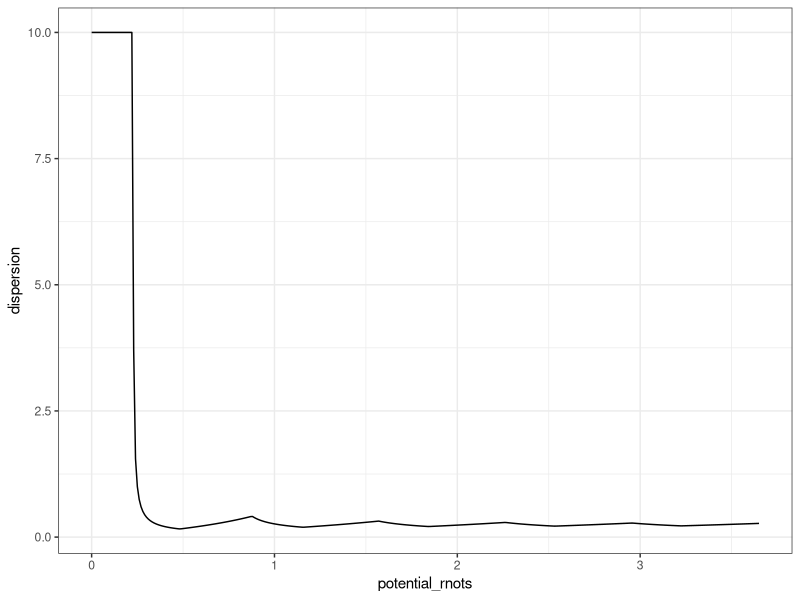

The R source for this figure:
##########################################################################################################
# Code to estimate the overdispersion parameter of negative binomial from given R0
#   and the proportion of P infections that cause Q secondary infection 
# e.g. 20% of the most infectious malaria infections are responsible for 80% of the secondary infections
# Based on this paper: https://onlinelibrary.wiley.com/doi/10.1111/tbed.14655#pane-pcw-figures
##########################################################################################################

library(tidyverse)

fit_dispersion <- function(dispersion=0.16, rnot = 1.1){
  P <- 0.2 # For malaria from https://www.ncbi.nlm.nih.gov/pmc/articles/PMC3128496/
  Q <- 0.8 # and https://www.nature.com/articles/438293a
  xs <- 0:100 # X = 100
  cum_sum_vals <- cumsum(xs * dnbinom(xs, mu = rnot, size = dispersion) / rnot) # 1 - Q
  x_val <- xs[ which(cum_sum_vals<(1-Q))[length( which(cum_sum_vals<(1-Q)) )] ] # get upper limit
  
  return( abs(1-P - pnbinom(q = x_val, mu = rnot, size = dispersion)) )
}

get_optimal_dispersion <- function(rnot){
  max_search = 10
  if(rnot==0){ # When 0 neg binom could return anything, so set as the max of interval below
    min_disp = max_search
  }else{
    fit_disp_param <- optimise(fit_dispersion, interval = c(0.0,max_search), rnot = rnot)
    min_disp = fit_disp_param$minimum
  } # end if
  return(min_disp)
} # end function

tibble(potential_rnots = seq(0.0, 3.65, 0.01) ) |> 
  mutate(dispersion = map(potential_rnots, get_optimal_dispersion) |> unlist()) -> combos

combos |> 
  # filter(dispersion < ) |> 
  ggplot(aes(potential_rnots, dispersion )) +
  geom_line()+
  theme_bw()
